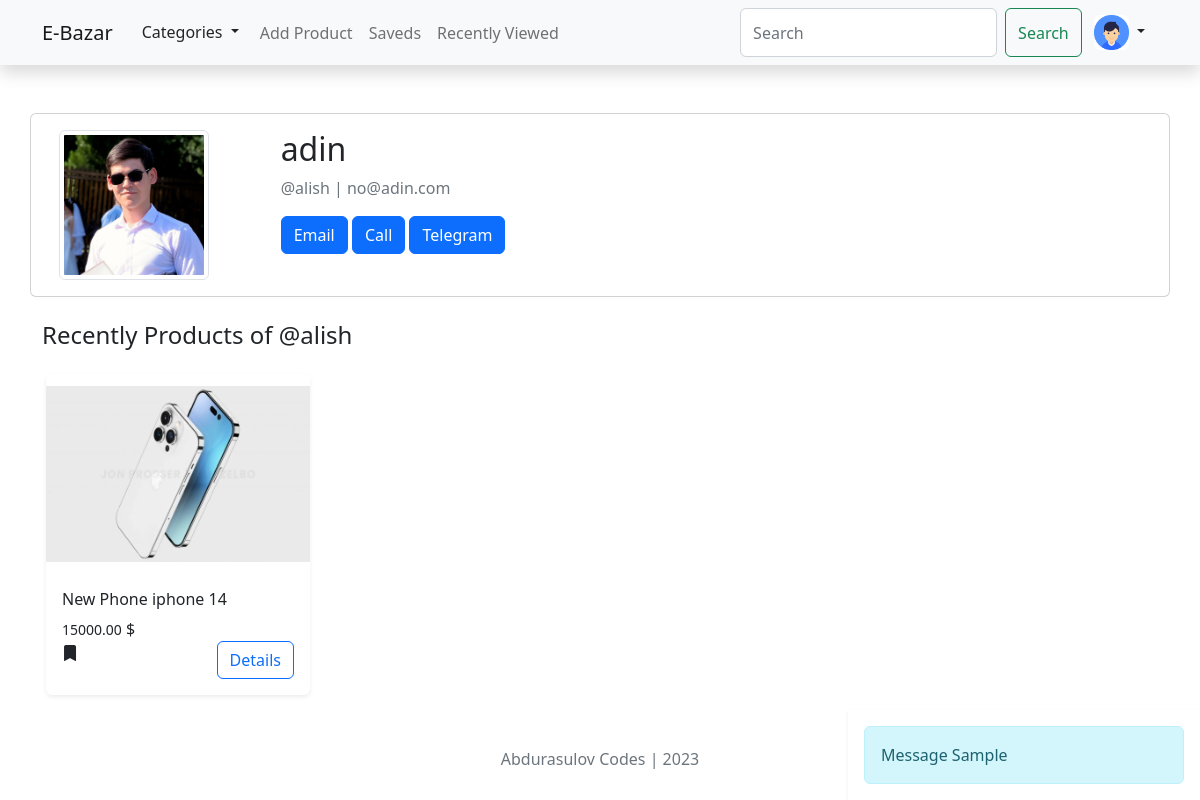
Page /users/profile/alish/ (signed in) on the committed database.
### users/models.py (models this page shows)
class CustomUser(AbstractUser):
    phone = models.CharField(max_length=17)
    tg_username = models.CharField(max_length=150)
    avatar = models.ImageField(upload_to='avatars/', default='avatars/defaultuser.png')
    def __str__(self):
        return str(self.tg_username)

### products/models.py (models this page shows, shortened)
class Product(models.Model):
    author = models.ForeignKey(CustomUser, on_delete=models.CASCADE)
    category = models.ForeignKey(Category, on_delete=models.CASCADE)
    title = models.CharField(max_length=200)
    description = models.TextField()
    price = models.DecimalField(max_digits=10000000, decimal_places=2)
    address = models.CharField(max_length=200)
    phone_number = models.CharField(max_length=200)
    tg_username = models.CharField(max_length=200)
    date = models.DateTimeField(auto_now_add=True)

class ProductImage(models.Model):
    product = models.ForeignKey(Product, on_delete=models.CASCADE)
    image = models.ImageField(upload_to='products/')

### users/views.py (the view)
# urls.py: path("profile/<str:username>/", ProfileView.as_view(), name="profile"),
class ProfileView(View):
    def get(self, request, username):
        user = get_object_or_404(CustomUser, username=username)
        return render(request, 'profile.html', {"customuser":user})

### main/views.py (called while the page is built)
def all_page_view_category(request):
    categorys = Category.objects.all()
    return {"categorys":categorys}

### templates/profile.html (shortened to what this page needs)
{% extends 'base.html' %}
{% load static %}
{% block content %}
<div class="container">
    <div class="row">
        <div class="col-12 card mt-5 ">
            <div class="row">
                <div class="col-2 m-3">
                    <img class="img-thumbnail" width="150" height="150" src="{{ customuser.avatar.url }}" alt="profile image">
                </div>
                <div class="col-8 m-3">
                    <h2>{{ customuser.get_full_name }}</h2>
                    <p class="text-muted" >@{{ customuser.username }} | {{ customuser.email }}</p>
                    <a class="btn btn-primary" href ="mailto:{{customuser.email}}">Email</a>
                    <a class="btn btn-primary" href="tel:{{customuser.phone}}">Call</a>
                    <a class="btn btn-primary" href="http://t.me/@{{customuser.tg_username}}">Telegram</a>
                </div>
            </div>
        </div>
    </div>
</div>
<div class="container">
    <div class=" w-100 mt-4">
        <h4 class="d-block" >Recently Products of @{{ customuser.username }}</h4>
        {% if not customuser.product_set.exists %}
        <center class="text-muted"> Ushbu Userning birorta mahsuloti yo'q </center>
        {% else %}
        <div class="d-flex flex-wrap justify-content-between">
            {% for i in customuser.product_set.all %}
            <div class="card border border-0 shadow-sm d-inline-block m-1 mt-3" style="width: 16.5rem;" >
                {% if i.productimage_set.exists %}
                <img height="200" class=" card-img-top" src="{{ i.productimage_set.all.first.image.url }}" alt="">
                {% else %}
                <img height="200" class=" card-img-top" src="{% static 'products/defoultuser.png' %}" alt="">
                {% endif %}
                <div class="card-body">
                    <h6 class="align-center card-title">{{ i.title }}</h6>
                    <span class="center card-text"><small>{{ i.price }}</small> $</span>
                    <div class="buttons d-flex flex-wrap justify-content-between ">
                        <i class="bi bi-bookmark-fill"></i>
                        <a href="#" class="btn btn-outline-primary" >Details</a>
                    </div>
                </div>
            </div>
            {% endfor %}
        </div>
        {% endif %}
    </div>
</div>
{% endblock content %}

### templates/base.html (shortened to what this page needs)
{% load static %}
<!DOCTYPE html>
<html lang="en">
<head>
    <link rel="stylesheet" type="text/css" href="{% static 'style.css' %}">
 <link rel="stylesheet" href="https://cdn.jsdelivr.net/npm/bootstrap-icons@1.3.0/font/bootstrap-icons.css">
</head>
<body>
    <nav class="shadow navbar navbar-expand-lg bg-light">
        <div class="container">
          <a class="navbar-brand" href="/">E-Bazar</a>
          <div class="collapse navbar-collapse" id="navbarContent">
            <ul class="navbar-nav me-auto mb-2 mb-lg-0">
              <li class="nav-tem">
                <div class="btn-group">
                  <button type="button" class="btn  dropdown-toggle" data-bs-toggle="dropdown" data-bs-display="static" aria-expanded="false">
                    Categories
                  </button>
                </div>
              </li>
              <li class="nav-item">
                <a class="nav-link" href="#">Add Product</a>
              </li>
              <li class="nav-item">
                <a class="nav-link" href="#">Saveds</a>
              </li>
              <li class="nav-item">
                <a class="nav-link" href="#">Recently Viewed</a>
              </li>
            </ul>
              <div class="btn-group">
                <form class="d-flex " role="search">
                  <input class="form-control me-2" name="q" type="search" placeholder="Search" aria-label="Search">
                  <button class="btn btn-outline-success" type="submit">Search</button>
                </form>
                {% if request.user.is_authenticated %}
                <button type="button" class="btn  dropdown-toggle" data-bs-toggle="dropdown" data-bs-display="static" aria-expanded="false">
                  <img src="{{ request.user.avatar.url }}" width="35" height="35" class=" rounded" alt="">
                </button>
                {% else %}
                <a href = "{% url 'login' %}" class="btn btn-primary"> Login</a>
                <a href = "{% url "users:signup" %}" class="btn btn-primary"> SignUp</a>
                {% endif %}
              </div>
          </div>
        </div>
    </nav>
    {% block content %}
    {% endblock content %}
    <div class="container">
        <div style="z-index: 312;" class="shadow-sm position-fixed end-0 bottom-0 mt-4">
            <div style="width: 20rem; opacity:0.9 " class=" m-3 alert alert-info" role="alert">
                Message Sample
            </div>
        </div>
    </div>
    <div class="footer m-5 mb-3 ">
        <center class="text-muted" >Abdurasulov Codes | 2023</center>
    </div>
</body>
</html>

### templates/base.html (style rules this page uses)
img { object-fit:contain; }

### rows in the picture
CustomUser: user.avatar (placeholder picture)
CustomUser: avatar (picture), get_full_name "adin", username "alish", email "no@adin.com"
Product: productimage_set.all.first.image (picture), title "New Phone iphone 14", price "15000.00"
